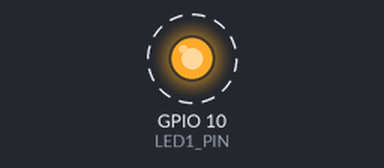
A sketch run on a simulated ESP32-S3. On the bench: output pins drawn as LEDs (lit = HIGH). Dashed ring = blinking.

Above: at 0.5 s.
Timing chart, 0 to 4.6 s (numbered marks = the images above):
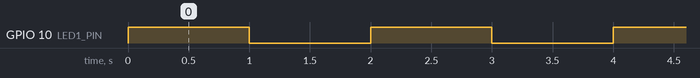

The sketch:

Debug_Aux.ino
```cpp
// PD-Stepper: blink LED1 (IO10) and send log via Serial1 on IO13/IO14

const int LED1_PIN = 10;  // LED1
bool led_on = false;

void setup() {
  pinMode(LED1_PIN, OUTPUT);
  Serial1.begin(115200, SERIAL_8N1, 13, 14);  // RX=13, TX=14
  Serial1.println("Starting LED1 blink test...");
}

void loop() {
  led_on = !led_on;
  digitalWrite(LED1_PIN, led_on ? HIGH : LOW);
  Serial1.println(led_on ? "LED1 ON" : "LED1 OFF");
  delay(1000);
}
```

Measured:
- by itself, GPIO 10 (LED1_PIN): alternates HIGH for 1.0 s and LOW for 1.0 s
